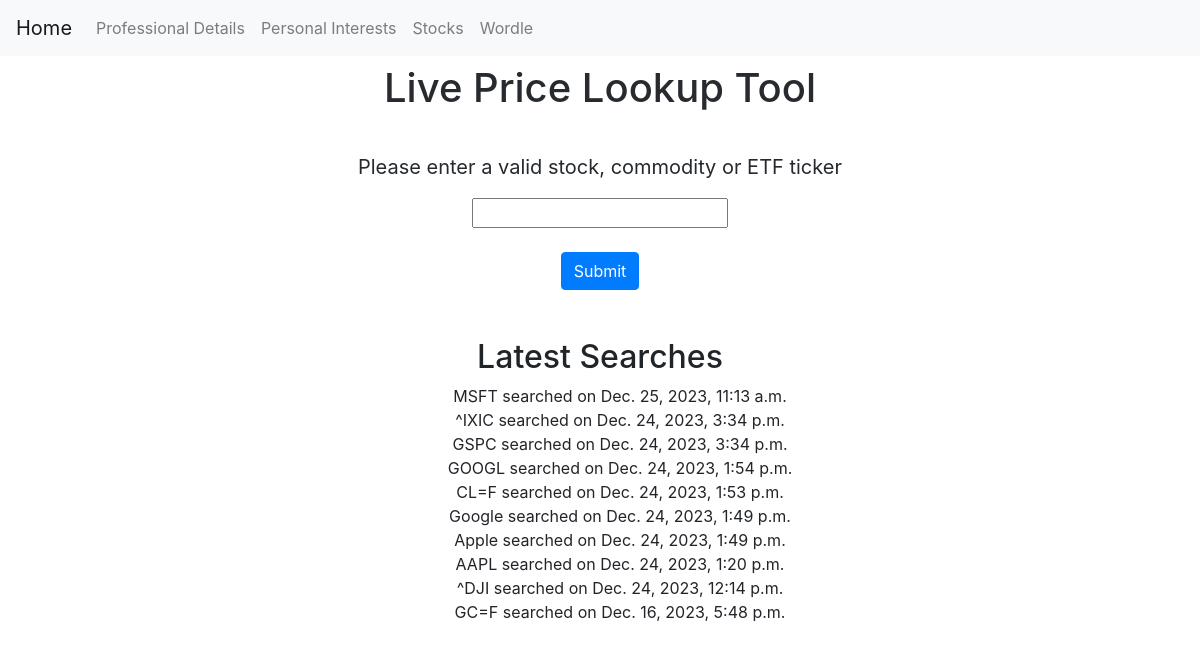
The app's page /take_in_stock_price/, older data.
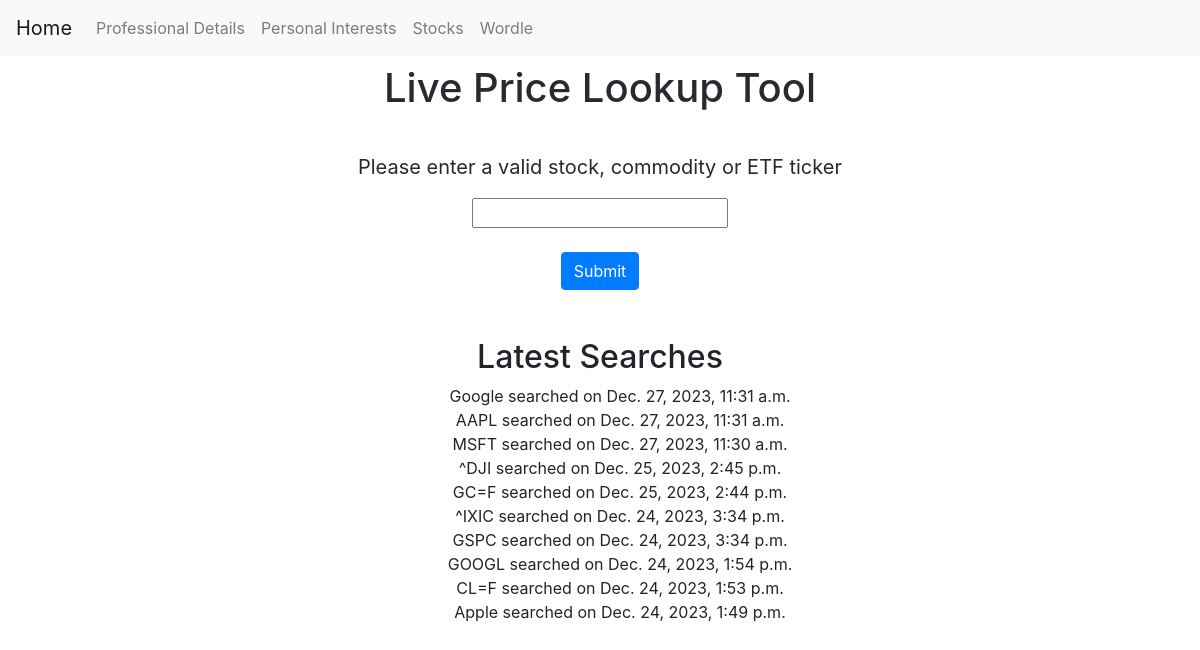
The same page, newer data.
### portfolio/models.py (models this page shows, shortened)
class Stock(models.Model):
    ticker = models.CharField(max_length=10, unique=True)
    date_searched = models.DateTimeField(auto_now=True)

### portfolio/views.py (the view, shortened to what this page needs)
# urls.py: path('take_in_stock_price/', views.take_in_stock_price, name='take_in_stock_price'),
def take_in_stock_price(request):
    form = StockTickerForm()
    all_searches = Stock.objects.all().order_by("-date_searched")
    previous_searches = all_searches[:10]
    return render(request, 'portfolio/stock_form.html', {
        'form': form,
        'previous_searches': previous_searches
    })

### portfolio/forms.py
class StockTickerForm(forms.Form):
    ticker = forms.CharField(label='Please enter a valid stock, commodity or ETF ticker')

### portfolio/templates/portfolio/stock_form.html (shortened to what this page needs)
{% extends "portfolio/layout.html" %}
{% block body %}
    <!DOCTYPE html>
    <html>
    <head>
    </head>
    <body>
        <h1 class="my-2 mx-3 text-center fade-in">Live Price Lookup Tool</h1>
        <br>
        <form method="post" class="my-2 mx-3">
            <div class="text-center fade-in">
                <p class="form-label" style="font-size: 20px;">{{ form.ticker.label }}</p>
                {{ form.ticker }}
            </div>
            <br>
            <div class="form-group text-center fade-in">
                <button class="btn btn-primary" type="submit">Submit</button>
            </div>
        </form>
        <br>
        <div class="text-center fade-in">
            <h2 class="my-2 mx-3">Latest Searches</h2>
            <ul style="list-style: none;">
                {% for stock in previous_searches %}
                    <li>{{ stock.ticker }} searched on {{ stock.date_searched }}</li>
                {% endfor %}
            </ul>
        </div>
    </body>
    </html>
{% endblock %}

Row changes from the older to the newer data that the page shows:
changed Stock "Google": date_searched "Dec. 24, 2023, 1:49 p.m." → "Dec. 27, 2023, 11:31 a.m."; moves up the list
changed Stock "AAPL": date_searched "Dec. 24, 2023, 1:20 p.m." → "Dec. 27, 2023, 11:31 a.m."; moves up the list
changed Stock "MSFT": date_searched "Dec. 25, 2023, 11:13 a.m." → "Dec. 27, 2023, 11:30 a.m."
changed Stock "^DJI": date_searched "Dec. 24, 2023, 12:14 p.m." → "Dec. 25, 2023, 2:45 p.m."; moves up the list
changed Stock "GC=F": date_searched "Dec. 16, 2023, 5:48 p.m." → "Dec. 25, 2023, 2:44 p.m."; moves up the list
